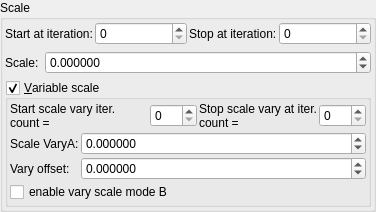
    <widget class="QGroupBox" name="groupBox_5">
     <property name="title">
      <string>Scale</string>
     </property>
     <layout class="QVBoxLayout" name="verticalLayout_8">
      <property name="leftMargin">
       <number>2</number>
      </property>
      <property name="topMargin">
       <number>2</number>
      </property>
      <property name="rightMargin">
       <number>2</number>
      </property>
      <property name="bottomMargin">
       <number>2</number>
      </property>
      <item>
       <layout class="QGridLayout" name="gridLayout_83" columnstretch="0,1,0,1">
        <property name="spacing">
         <number>2</number>
        </property>
        <item row="2" column="3">
         <widget class="MySpinBox" name="spinboxInt_transf_stop_iterations_C">
          <property name="sizePolicy">
           <sizepolicy hsizetype="Preferred" vsizetype="Maximum">
            <horstretch>0</horstretch>
            <verstretch>0</verstretch>
           </sizepolicy>
          </property>
          <property name="maximum">
           <number>999</number>
          </property>
         </widget>
        </item>
        <item row="2" column="2">
         <widget class="QLabel" name="label_55">
          <property name="text">
           <string>Stop at iteration:</string>
          </property>
         </widget>
        </item>
        <item row="2" column="1">
         <widget class="MySpinBox" name="spinboxInt_transf_start_iterations_C">
          <property name="sizePolicy">
           <sizepolicy hsizetype="Minimum" vsizetype="Maximum">
            <horstretch>0</horstretch>
            <verstretch>0</verstretch>
           </sizepolicy>
          </property>
          <property name="minimum">
           <number>0</number>
          </property>
          <property name="maximum">
           <number>999</number>
          </property>
          <property name="value">
           <number>0</number>
          </property>
         </widget>
        </item>
        <item row="2" column="0">
         <widget class="QLabel" name="label_75">
          <property name="text">
           <string>Start at iteration:</string>
          </property>
         </widget>
        </item>
       </layout>
      </item>
      <item>
       <layout class="QGridLayout" name="gridLayout_4" columnstretch="0,1">
        <item row="0" column="1">
         <widget class="MyDoubleSpinBox" name="spinbox_transf_scale">
          <property name="sizePolicy">
           <sizepolicy hsizetype="Minimum" vsizetype="Maximum">
            <horstretch>0</horstretch>
            <verstretch>0</verstretch>
           </sizepolicy>
          </property>
          <property name="prefix">
           <string/>
          </property>
          <property name="suffix">
           <string/>
          </property>
          <property name="decimals">
           <number>6</number>
          </property>
          <property name="minimum">
           <double>-99.998999999999995</double>
          </property>
          <property name="maximum">
           <double>99.998999999999995</double>
          </property>
          <property name="singleStep">
           <double>0.100000000000000</double>
          </property>
         </widget>
        </item>
        <item row="0" column="0">
         <widget class="QLabel" name="label_149">
          <property name="text">
           <string>Scale:</string>
          </property>
         </widget>
        </item>
       </layout>
      </item>
      <item>
       <widget class="MyGroupBox" name="groupCheck_transf_function_enabledS_false">
        <property name="toolTip">
         <string/>
        </property>
        <property name="title">
         <string>&amp;Variable scale</string>
        </property>
        <property name="checkable">
         <bool>true</bool>
        </property>
        <layout class="QVBoxLayout" name="verticalLayout_32" stretch="0,0">
         <property name="spacing">
          <number>2</number>
         </property>
         <property name="leftMargin">
          <number>2</number>
         </property>
         <property name="topMargin">
          <number>2</number>
         </property>
         <property name="rightMargin">
          <number>2</number>
         </property>
         <property name="bottomMargin">
          <number>2</number>
         </property>
         <item>
          <layout class="QHBoxLayout" name="horizontalLayout" stretch="0,1,0,1">
           <property name="topMargin">
            <number>0</number>
           </property>
           <item>
            <widget class="QLabel" name="label_77">
             <property name="text">
              <string>Start scale vary iter. count =</string>
             </property>
             <property name="wordWrap">
              <bool>true</bool>
             </property>
            </widget>
           </item>
           <item>
            <widget class="MySpinBox" name="spinboxInt_transf_start_iterations_X">
             <property name="sizePolicy">
              <sizepolicy hsizetype="Minimum" vsizetype="Maximum">
               <horstretch>0</horstretch>
               <verstretch>0</verstretch>
              </sizepolicy>
             </property>
             <property name="minimum">
              <number>0</number>
             </property>
             <property name="maximum">
              <number>999</number>
             </property>
             <property name="value">
              <number>0</number>
             </property>
            </widget>
           </item>
           <item>
            <widget class="QLabel" name="label_59">
             <property name="text">
              <string>Stop scale vary at iter. count =</string>
             </property>
             <property name="wordWrap">
              <bool>true</bool>
             </property>
            </widget>
           </item>
           <item>
            <widget class="MySpinBox" name="spinboxInt_transf_stop_iterations_X">
             <property name="sizePolicy">
              <sizepolicy hsizetype="Preferred" vsizetype="Maximum">
               <horstretch>0</horstretch>
               <verstretch>0</verstretch>
              </sizepolicy>
             </property>
             <property name="maximum">
              <number>999</number>
             </property>
            </widget>
           </item>
          </layout>
         </item>
         <item>
          <layout class="QGridLayout" name="gridLayout_31" columnstretch="0,1">
           <property name="spacing">
            <number>2</number>
           </property>
           <item row="3" column="0" colspan="2">
            <widget class="QCheckBox" name="checkBox_transf_function_enabledM_false">
             <property name="text">
              <string>enable vary scale mode B</string>
             </property>
            </widget>
           </item>
           <item row="1" column="1">
            <widget class="MyDoubleSpinBox" name="spinbox_transf_scale_vary_0">
             <property name="sizePolicy">
              <sizepolicy hsizetype="Minimum" vsizetype="Maximum">
               <horstretch>0</horstretch>
               <verstretch>0</verstretch>
              </sizepolicy>
             </property>
             <property name="prefix">
              <string/>
             </property>
             <property name="suffix">
              <string/>
             </property>
             <property name="decimals">
              <number>6</number>
             </property>
             <property name="minimum">
              <double>-100000.000000000000000</double>
             </property>
             <property name="maximum">
              <double>100000.000000000000000</double>
             </property>
             <property name="singleStep">
              <double>0.100000000000000</double>
             </property>
            </widget>
           </item>
           <item row="2" column="0">
            <widget class="QLabel" name="label_151">
             <property name="text">
              <string>Vary offset:</string>
             </property>
            </widget>
           </item>
           <item row="2" column="1">
            <widget class="MyDoubleSpinBox" name="spinbox_transf_scaleB_1">
             <property name="sizePolicy">
              <sizepolicy hsizetype="Minimum" vsizetype="Maximum">
               <horstretch>0</horstretch>
               <verstretch>0</verstretch>
              </sizepolicy>
             </property>
             <property name="prefix">
              <string/>
             </property>
             <property name="suffix">
              <string/>
             </property>
             <property name="decimals">
              <number>6</number>
             </property>
             <property name="minimum">
              <double>-100000.000000000000000</double>
             </property>
             <property name="maximum">
              <double>100000.000000000000000</double>
             </property>
             <property name="singleStep">
              <double>0.100000000000000</double>
             </property>
            </widget>
           </item>
           <item row="1" column="0">
            <widget class="QLabel" name="label_144">
             <property name="text">
              <string>Scale VaryA:</string>
             </property>
            </widget>
           </item>
          </layout>
         </item>
        </layout>
       </widget>
      </item>
     </layout>
    </widget>
